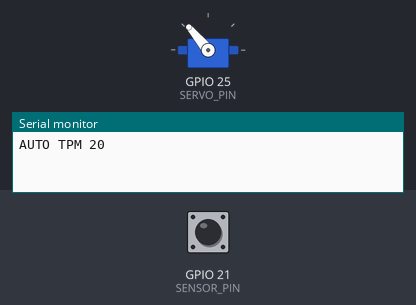
Simulated run of this sketch. Board: ESP32. Shown: servo, the last lines printed to the serial monitor. The test bench sets the inputs (shaded band); at power-on: GPIO 21 (SENSOR_PIN) LOW.

Above: at 1.2 s.
1.3 s: GPIO 21 (SENSOR_PIN) pulsed HIGH 2 times (0.12 s each, 0.3 s apart)
At 18.9 s:
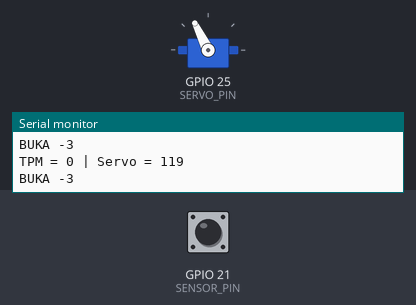
Timing chart, 0 to 19.5 s (numbered marks = the images above; inputs shaded):
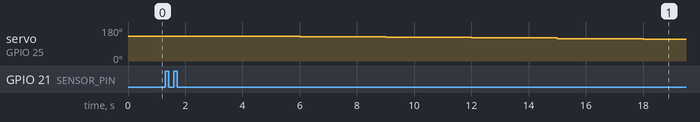

The sketch:

servoinfus.ino
```cpp
#include <ESP32Servo.h>

#define SERVO_PIN 25
#define SENSOR_PIN 21

Servo servoInfus;

long jumlahTetes = 0;

const int targetTPM = 20;

int sudutServo = 130;

unsigned long lastTPM = 0;

int lastState;

void setup()
{
  Serial.begin(115200);

  pinMode(SENSOR_PIN, INPUT);

  servoInfus.attach(SERVO_PIN);
  servoInfus.write(sudutServo);

  lastState = digitalRead(SENSOR_PIN);

  Serial.println("AUTO TPM 20");
}

void loop()
{
  int state = digitalRead(SENSOR_PIN);

  // Hitung tetesan
  if(lastState == HIGH && state == LOW)
  {
    jumlahTetes++;
    delay(80);
  }

  lastState = state;

  // Evaluasi tiap 3 detik
  if(millis() - lastTPM >= 3000)
  {
    int TPM = jumlahTetes * 20;

    Serial.print("TPM = ");
    Serial.print(TPM);

    Serial.print(" | Servo = ");
    Serial.println(sudutServo);

    // Target tercapai
    if(TPM >= 18 && TPM <= 22)
    {
      Serial.println("TPM STABIL");
    }

    // Terlalu cepat
    else if(TPM > 150)
    {
      sudutServo += 5;
      Serial.println("JEPIT +5");
    }
    else if(TPM > 80)
    {
      sudutServo += 3;
      Serial.println("JEPIT +3");
    }
    else if(TPM > 30)
    {
      sudutServo += 1;
      Serial.println("JEPIT +1");
    }

    // Terlalu lambat
    else if(TPM < 10)
    {
      sudutServo -= 3;
      Serial.println("BUKA -3");
    }
    else if(TPM < 18)
    {
      sudutServo -= 1;
      Serial.println("BUKA -1");
    }

    sudutServo = constrain(sudutServo, 0, 180);

    servoInfus.write(sudutServo);

    jumlahTetes = 0;
    lastTPM = millis();
  }
}
```
